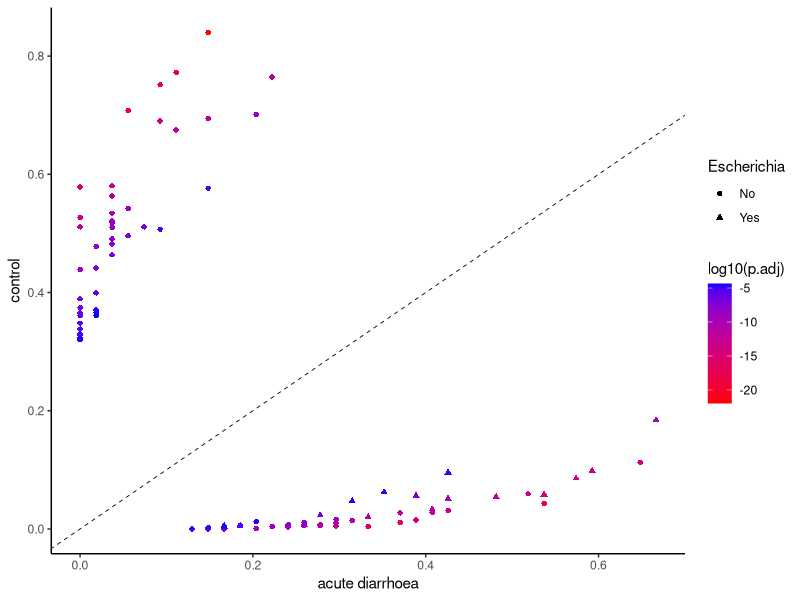

Write R code to recreate this figure.
library(ggplot2)
library(dplyr)
require(gridExtra)
library(grid)
library(cowplot)
library(ggpubr)

pdf(file="association/diff_points_acute_diarrhoea.pdf", width=4, height=3, onefile=FALSE)

df<-read.table("association/real_diff_pair_genus_acute_diarrhoea_control.csv", sep=",", header=TRUE)



p <- ggplot(df, aes(acute_diarrhoea, control))+
  geom_point(aes(color =  log10(p.adj), shape=Escherichia)) +
  scale_color_gradient(low = "red", high = "blue")+
  geom_abline(colour='black', linetype = 2, size=0.3)+
  theme_classic()+
  xlab("acute diarrhoea")
p

# p + geom_point(alpha = 8/10, aes(colour = p.adj), size=0.5)+
#   xlim(c(0, 1))+ylim(c(0, 1))+
#   geom_abline(colour='lightblue', linetype = 2, size=0.5)





dev.off()
